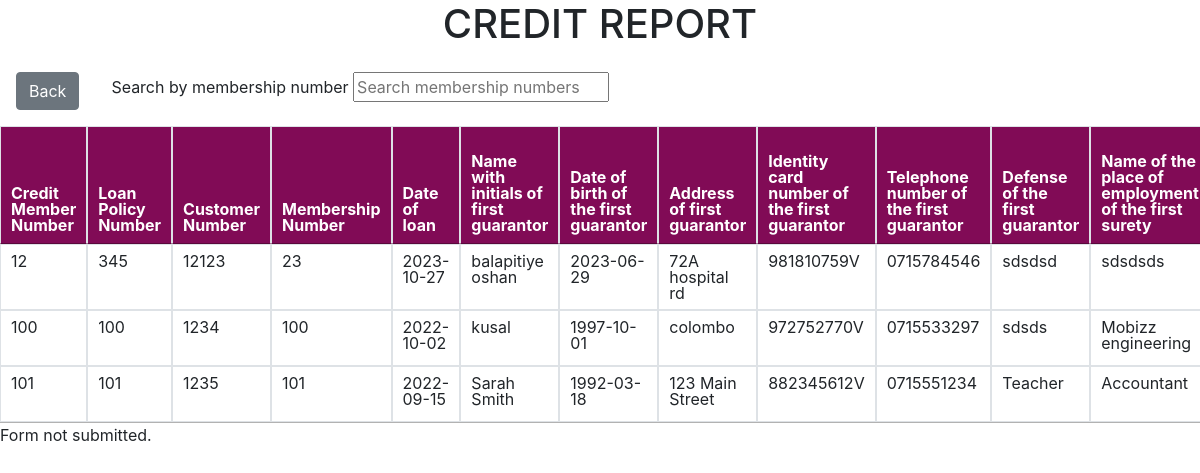
Page /updateprocesscredit.php (signed in) on the committed database.
### tables this page shows
CREATE TABLE `credit` (
  `Credit_Member_Number` int(11) NOT NULL,
  `Loan_Policy_Number` int(11) NOT NULL,
  `Customer_Number` int(11) NOT NULL,
  `MembershipNo` int(11) NOT NULL,
  `Date_of_loan` varchar(255) NOT NULL,
  `Name_with_initials_of_first_guarantor` varchar(255) NOT NULL,
  `Date_of_birth_of_the_first_guarantor` varchar(255) NOT NULL,
  `Address_of_first_guarantor` varchar(255) NOT NULL,
  `Identity_card_number_of_the_first_guarantor` varchar(255) NOT NULL,
  `Telephone_number_of_the_first_guarantor` varchar(255) NOT NULL,
  `Defense_of_the_first_guarantor` varchar(255) NOT NULL,
  `Name_of_the_place_of_employment_of_the_first_surety` varchar(255) NOT NULL,
  `Address_of_the_place_of_employment_of_the_first_guarantor` varchar(255) NOT NULL,
  `Name_with_initials_of_second_guarantor` varchar(255) NOT NULL,
  `Birthday_of_the_second_guarantor` varchar(255) NOT NULL,
  `Identity_card_number_of_the_second_guarantor` varchar(255) NOT NULL,
  `Address_of_the_second_guarantor` varchar(255) NOT NULL,
  `Telephone_number_of_the_second_guarantor` varchar(255) NOT NULL,
  `job_of_the_second_guarantor` varchar(255) NOT NULL,
  `Name_of_the_place_of_employment_of_the_second_guarantor` varchar(255) NOT NULL,
  `Address_of_the_place_of_employment_of_the_second_guarantor` varchar(255) NOT NULL,
  `situation` varchar(255) NOT NULL,
  `Total_Available_Balance` double NOT NULL,
  `loan_amount` decimal(65,0) NOT NULL,
  `amount_paid` decimal(60,0) NOT NULL,
  `Amount_to_be_paid` decimal(60,0) NOT NULL
);

### updateprocesscredit.php (called while the page is built, shortened)
<?php
require_once('dbc.php');
include 'displaycredit.php';
?>

### displaycredit.php (the view, shortened to what this page needs)
<?php
require_once('dbc.php');
$query = "select * from credit";
$re = mysqli_query($connect, $query);
?>
<!DOCTYPE html>
<html>
<head>
    <link rel="stylesheet" type="text/css" href="./CSS/dc.css">
    <link rel="stylesheet" href="https://stackpath.bootstrapcdn.com/bootstrap/4.5.2/css/bootstrap.min.css">
    <link rel="stylesheet" href="https://cdn.datatables.net/1.10.25/css/jquery.dataTables.min.css">
</head>
<body>
	<h1 style="text-align: center;">CREDIT REPORT</h1>
    <div class="d-flex">
        <a href="Dashboard.php">
            <button type="button" class="btn btn-secondary m-3">Back</button>
        </a>
		<div class="search-container m-3">
			<label for="searchInput">Search by membership number</label>
			<input type="text" id="searchInput" onkeyup="searchTable()" placeholder="Search membership numbers">
		</div>
	</div>
    <div class="table-responsive" style="max-height: auto; overflow-x: auto;">
        <table id="creditTable" class="table table-bordered table-hover text-center text-md-left" style="width:100%; line-height:100%;">
	<thead>
	<tr>
		<th style="background-color: #810b56; color: rgb(255, 255, 255);">Credit Member Number</th>
		<th style="background-color: #810b56; color: rgb(255, 255, 255);">Loan Policy Number</th>
		<th style="background-color: #810b56; color: rgb(255, 255, 255);">Customer Number</th>
		<th style="background-color: #810b56; color: rgb(255, 255, 255);">Membership Number</th>
		<th style="background-color: #810b56; color: rgb(255, 255, 255);">Date of loan</th>
		<th style="background-color: #810b56; color: rgb(255, 255, 255);">Name with initials of first guarantor</th>
		<th style="background-color: #810b56; color: rgb(255, 255, 255);">Date of birth of the first guarantor</th>
		<th style="background-color: #810b56; color: rgb(255, 255, 255);">Address of first guarantor</th>
		<th style="background-color: #810b56; color: rgb(255, 255, 255);">Identity card number of the first guarantor</th>
		<th style="background-color: #810b56; color: rgb(255, 255, 255);">Telephone number of the first guarantor</th>
		<th style="background-color: #810b56; color: rgb(255, 255, 255);">Defense of the first guarantor</th>
		<th style="background-color: #810b56; color: rgb(255, 255, 255);">Name of the place of employment of the first surety</th>
		</tr>
		</thead>
		<?php
		while ($row= mysqli_fetch_assoc($re))
		{
		?>
		<tbody>
		<tr>
		<td><?php  echo $row['Credit_Member_Number'];?></td>
		<td><?php echo $row['Loan_Policy_Number'];?></td>
		<td><?php echo $row['Customer_Number'];?></td>
		<td><?php echo $row['MembershipNo'];?></td>
		<td><?php echo $row['Date_of_loan'];?></td>
		<td><?php echo $row['Name_with_initials_of_first_guarantor'];?></td>
		<td><?php echo $row['Date_of_birth_of_the_first_guarantor'];?></td>
		<td><?php echo $row['Address_of_first_guarantor'];?></td>
		<td><?php echo $row['Identity_card_number_of_the_first_guarantor'];?></td>
		<td><?php echo $row['Telephone_number_of_the_first_guarantor'];?></td>
		<td><?php echo $row['Defense_of_the_first_guarantor'];?></td>
		<td><?php echo $row['Name_of_the_place_of_employment_of_the_first_surety'];?></td>
	</tr>
	</tbody>
	<?php
	}
	?>
	 </table>
		</div>
	</body>
	</html>

### dc.css (style rules this page uses)
table { width: 100%; border-collapse: collapse; border: 1px solid #ccc; }
th { padding: 8px; text-align: left; background-color: #f2f2f2; border-bottom: 1px solid #ccc; }
td { padding: 8px; border-bottom: 1px solid #ccc; }

### rows in the picture
credit: Credit_Member_Number "12", Loan_Policy_Number "345", Customer_Number "12123", MembershipNo "23", Date_of_loan "2023-10-27", Name_with_initials_of_first_guarantor "balapitiye oshan", Date_of_birth_of_the_first_guarantor "2023-06-29", Address_of_first_guarantor "72A hospital rd", Identity_card_number_of_the_first_guarantor "981810759V", Telephone_number_of_the_first_guarantor "0715784546", Defense_of_the_first_guarantor "sdsdsd", Name_of_the_place_of_employment_of_the_first_surety "sdsdsds"
credit: Credit_Member_Number "100", Loan_Policy_Number "100", Customer_Number "1234", MembershipNo "100", Date_of_loan "2022-10-02", Name_with_initials_of_first_guarantor "kusal", Date_of_birth_of_the_first_guarantor "1997-10-01", Address_of_first_guarantor "colombo", Identity_card_number_of_the_first_guarantor "972752770V", Telephone_number_of_the_first_guarantor "0715533297", Defense_of_the_first_guarantor "sdsds", Name_of_the_place_of_employment_of_the_first_surety "Mobizz engineering"
credit: Credit_Member_Number "101", Loan_Policy_Number "101", Customer_Number "1235", MembershipNo "101", Date_of_loan "2022-09-15", Name_with_initials_of_first_guarantor "Sarah Smith", Date_of_birth_of_the_first_guarantor "1992-03-18", Address_of_first_guarantor "123 Main Street", Identity_card_number_of_the_first_guarantor "882345612V", Telephone_number_of_the_first_guarantor "0715551234", Defense_of_the_first_guarantor "Teacher", Name_of_the_place_of_employment_of_the_first_surety "Accountant"
